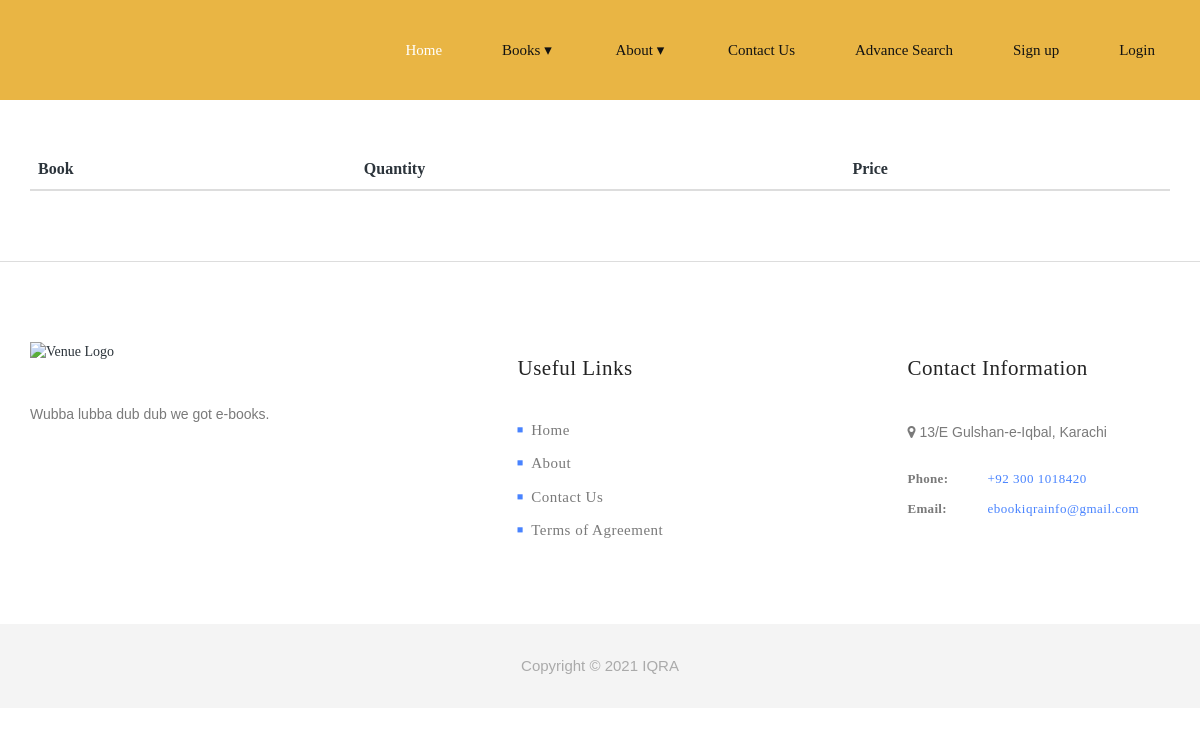
The page /order.php?id=18 on the database as committed earlier.
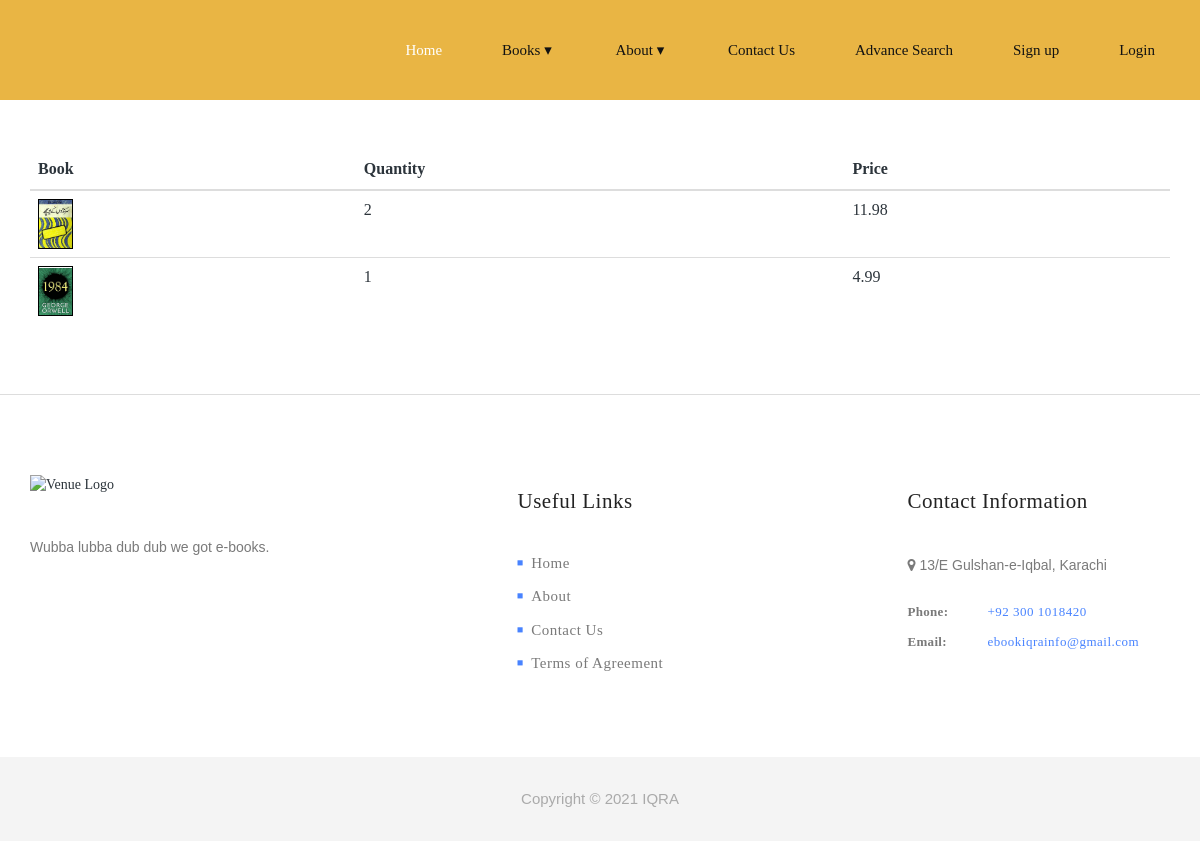
The same page on the database as committed later.
### tables this page shows
CREATE TABLE `book_order` (
  `id` int(11) NOT NULL,
  `order_id` int(11) NOT NULL,
  `book_id` int(11) NOT NULL,
  `quantity` int(11) NOT NULL,
  `version` varchar(16) NOT NULL,
  `status` varchar(32) NOT NULL
);

CREATE TABLE `book` (
  `id` int(11) NOT NULL,
  `title` varchar(255) NOT NULL,
  `description` text NOT NULL,
  `price` double NOT NULL,
  `author` varchar(255) NOT NULL,
  `publisher` varchar(255) NOT NULL,
  `publishedon` varchar(32) NOT NULL,
  `stock` int(11) NOT NULL,
  `category_id` int(11) NOT NULL,
  `image` varchar(1024) NOT NULL,
  `weight` float NOT NULL,
  `pdf` varchar(1024) NOT NULL,
  `subcategory_id` int(11) NOT NULL
);

### inc/database.inc.php (called while the page is built, shortened)
<?php
    include("./inc/utility.inc.php");
    class database
    {
        private $host = "localhost";
        private $user = "root";
        private $pswd = "";
        private $db = "ebookdb";
        private $link = null;
        function __construct()
        {
            $this->link = mysqli_connect($this->host, $this->user, $this->pswd, $this->db);
        }
        function query($q){
            $res = mysqli_query($this->link, $q);
            if ($res) {
                $out = "Query Executed Sucessfully ✅ query: $q";
            } else {
                $out = "Query Error ❌: " . mysqli_errno($this->get_link()) . " on query: $q";
                echo Utility::console_error($out);
            }
            return $res;
        }
        public function get_entity($table_name, $id){
            $q = "SELECT * FROM `$table_name` WHERE ID = " . $id;
            $res = $this->query($q);
            return $res->fetch_assoc();
        }
        public function get_entities($table_name){
            $q = "SELECT * FROM `$table_name`";
            $res = $this->query($q);
            return $res;
        }
    }
?>

### inc/utility.inc.php (called while the page is built, shortened)
<?php
class Utility
{
    static function log($msg)
    {
        $time = date('m/d/y h:iA', time());
        $page = basename($_SERVER['PHP_SELF']);
        $user = isset($_SESSION["user_id"]) ? $_SESSION["user_id"] : "guest";
        $contents = file_get_contents('log.txt');
        $contents .=  "User: $user\t$time\t$page\t$msg\r";
    }
}

### order.php (the view, shortened to what this page needs)
<?php
include "./inc/database.inc.php";
$db = new database();
$order_id = $_GET["id"];
$q = "SELECT * FROM book_order WHERE order_id = $order_id";
$res = $db->query($q);
?>
<!DOCTYPE html>
<html lang="en">
<head>
    <?php include "./head.php"; ?>
</head>
<body>
    <?php include "./header.php"; ?>
    <section class="books-section">
        <div class="container">
            <div class="table-responsive">
                <form method="post" action="">
                    <table class="table">
                        <thead>
                            <tr>
                                <th>Book</th>
                                <th>Quantity</th>
                                <th>Price</th>
                            </tr>
                        </thead>
                        <tbody>
                            <?php
                            while ($row = mysqli_fetch_array($res)) {
                                $book = $db->get_entity('book', $row["book_id"]);
                            ?>
                                <tr>
                                    <td><div class="imgbox-sm"><img src="./img/uploaded/<?=$book["image"]?>" alt=""></div></td>
                                    <td><?=$row["quantity"]?></td>
                                    <td><?=$book["price"]  * $row["quantity"]?></td>
                                </tr>
                            <?php } ?>
                        </tbody>
                    </table>
                </form>
            </div>
        </div>
    </section>
    <?php include "./footer.php"; ?>
</body>
</html>

Rows that differ between the two databases and show on the page:
added book_order: book.image (picture), quantity "2", book+quantity "11.98"
added book_order: book.image (picture), quantity "1", $book['price']*$row['quantity'] "4.99"
